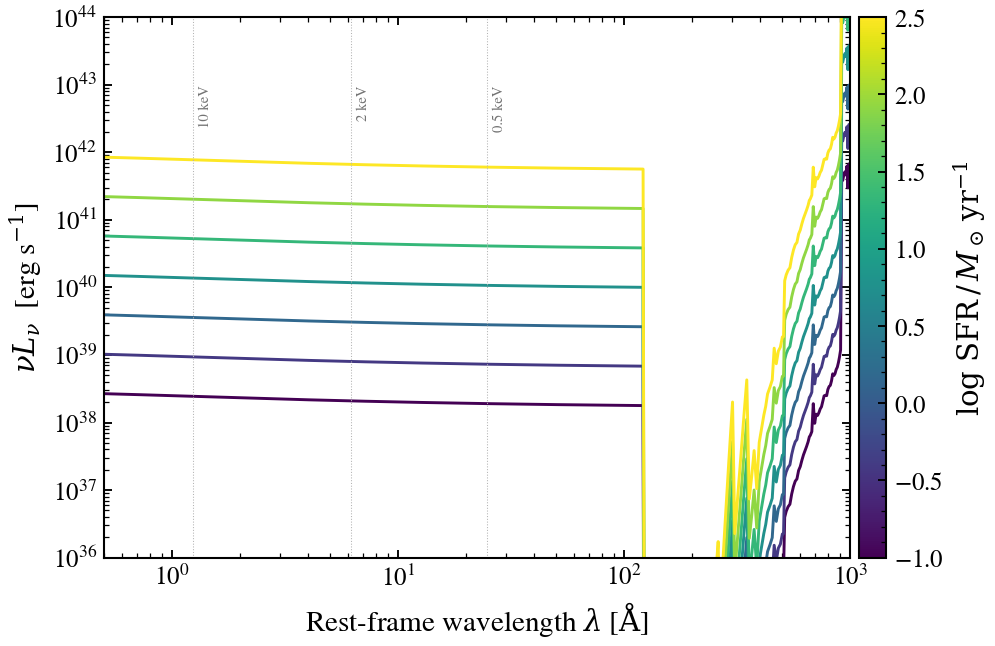

Write the Python code that produced this figure.
"""
X-ray SED response to host SFR (HMXB scaling)
==============================================

Tengri's ``simple`` X-ray model attaches a population of high- and
low-mass X-ray binaries to the host galaxy, with HMXB luminosity
scaling linearly with the current SFR (Mineo+2012 relation) and LMXB
with the stellar mass (Lehmer+2010). We sweep host SFR and watch the
0.5-100 keV X-ray continuum rise.

(The AGN-driven X-ray corona contribution as a function of
``agn_alpha_ox``, ``agn_log_lbol`` is deferred until the composable
AGN block routing under ``SEDModel.build`` is fixed — issue #258.)
"""

import warnings

import jax
import jax.numpy as jnp
import matplotlib as mpl
import matplotlib.pyplot as plt
import numpy as np

import tengri
from tengri.analysis.plotting import setup_style

setup_style()
warnings.filterwarnings("ignore", message=".*BakedInBackend.*")

C_AA_PER_S = 2.998e18

ssp = tengri.load_ssp()
model = tengri.SEDModel.build(
    ssp,
    sfh={"type": "const", "*": tengri.FIXED,
         "log_sfr": tengri.Uniform(-2.0, 3.0),
         "start_gyr": 13.0, "end_gyr": 0.0},
    dust={"type": "two_component", "*": tengri.FIXED,
          "tau_diff": 0.3, "tau_bc": 0.5},
    xray={"type": "simple", "*": tengri.FIXED},
    redshift=tengri.Fixed(0.05),
)
baseline = dict(model.spec.sample(jax.random.PRNGKey(0)))

log_sfr_grid = np.linspace(-1.0, 2.5, 7)
norm = mpl.colors.Normalize(vmin=log_sfr_grid.min(), vmax=log_sfr_grid.max())
cmap = plt.get_cmap("viridis")

fig, ax = plt.subplots(figsize=(7.0, 4.6))
for log_sfr in log_sfr_grid:
    out = model.predict_rest_sed({**baseline,
                                  "sfh_const_log_sfr": jnp.float64(log_sfr)})
    wave = np.asarray(out.wavelength)
    nu_l_nu = C_AA_PER_S / wave * np.asarray(out.sed)
    ax.loglog(wave, nu_l_nu, color=cmap(norm(log_sfr)), lw=1.4)

ax.set_xlim(0.5, 1e3)  # X-ray: 100 keV → 1 Å, 100 eV → 1000 Å
ax.set_ylim(1e36, 1e44)
ax.set_xlabel(r"Rest-frame wavelength $\lambda$ [$\mathrm{\AA}$]")
ax.set_ylabel(r"$\nu L_\nu$  [erg s$^{-1}$]")

# Mark common X-ray energies
for kev, name in [(0.5, "0.5 keV"), (2.0, "2 keV"), (10.0, "10 keV")]:
    # lambda [Å] = 12398.4 / E[eV]
    lam = 12398.4 / (kev * 1000.0)
    ax.axvline(lam, color="0.7", lw=0.5, ls=":")
    ax.text(lam * 1.05, 1e43, name, fontsize=7, color="0.45", rotation=90,
            va="top")

cbar = fig.colorbar(plt.cm.ScalarMappable(norm=norm, cmap=cmap), ax=ax, pad=0.01)
cbar.set_label(r"$\log\,\mathrm{SFR}\,/\,M_\odot\,\mathrm{yr}^{-1}$")

fig.tight_layout()
fig.savefig("plot_xray_vs_sfr.png", dpi=150, bbox_inches="tight")
